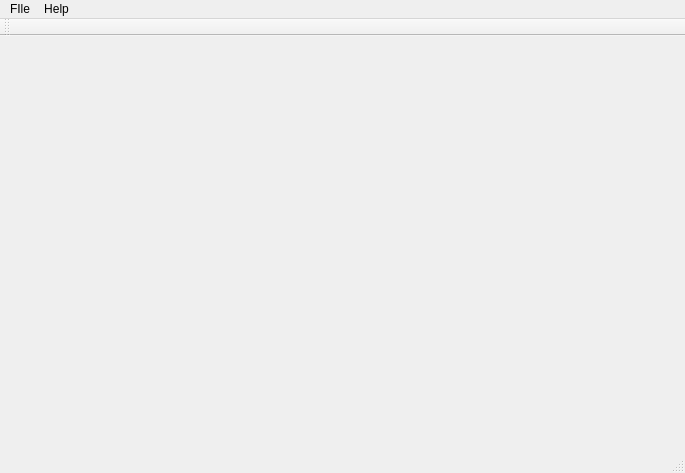
<?xml version="1.0" encoding="UTF-8"?>
<ui version="4.0">
 <class>StalBIAS</class>
 <widget class="QMainWindow" name="StalBIAS">
  <property name="geometry">
   <rect>
    <x>0</x>
    <y>0</y>
    <width>685</width>
    <height>473</height>
   </rect>
  </property>
  <property name="windowTitle">
   <string>StalBIAS</string>
  </property>
  <widget class="QWidget" name="centralWidget"/>
  <widget class="QMenuBar" name="menuBar">
   <property name="geometry">
    <rect>
     <x>0</x>
     <y>0</y>
     <width>685</width>
     <height>25</height>
    </rect>
   </property>
   <widget class="QMenu" name="menuFIle">
    <property name="title">
     <string>FIle</string>
    </property>
    <addaction name="actionLoad_CSV"/>
   </widget>
   <widget class="QMenu" name="menuHelp">
    <property name="title">
     <string>Help</string>
    </property>
    <addaction name="actionDebug_Mode"/>
    <addaction name="actionAbout"/>
   </widget>
   <addaction name="menuFIle"/>
   <addaction name="menuHelp"/>
  </widget>
  <widget class="QToolBar" name="mainToolBar">
   <attribute name="toolBarArea">
    <enum>TopToolBarArea</enum>
   </attribute>
   <attribute name="toolBarBreak">
    <bool>false</bool>
   </attribute>
  </widget>
  <widget class="QStatusBar" name="statusBar"/>
  <action name="actionDebug_Mode">
   <property name="text">
    <string>Debug Mode</string>
   </property>
  </action>
  <action name="actionAbout">
   <property name="text">
    <string>About</string>
   </property>
  </action>
  <action name="actionLoad_CSV">
   <property name="text">
    <string>Load CSV</string>
   </property>
  </action>
 </widget>
 <layoutdefault spacing="6" margin="11"/>
 <resources/>
 <connections/>
</ui>
